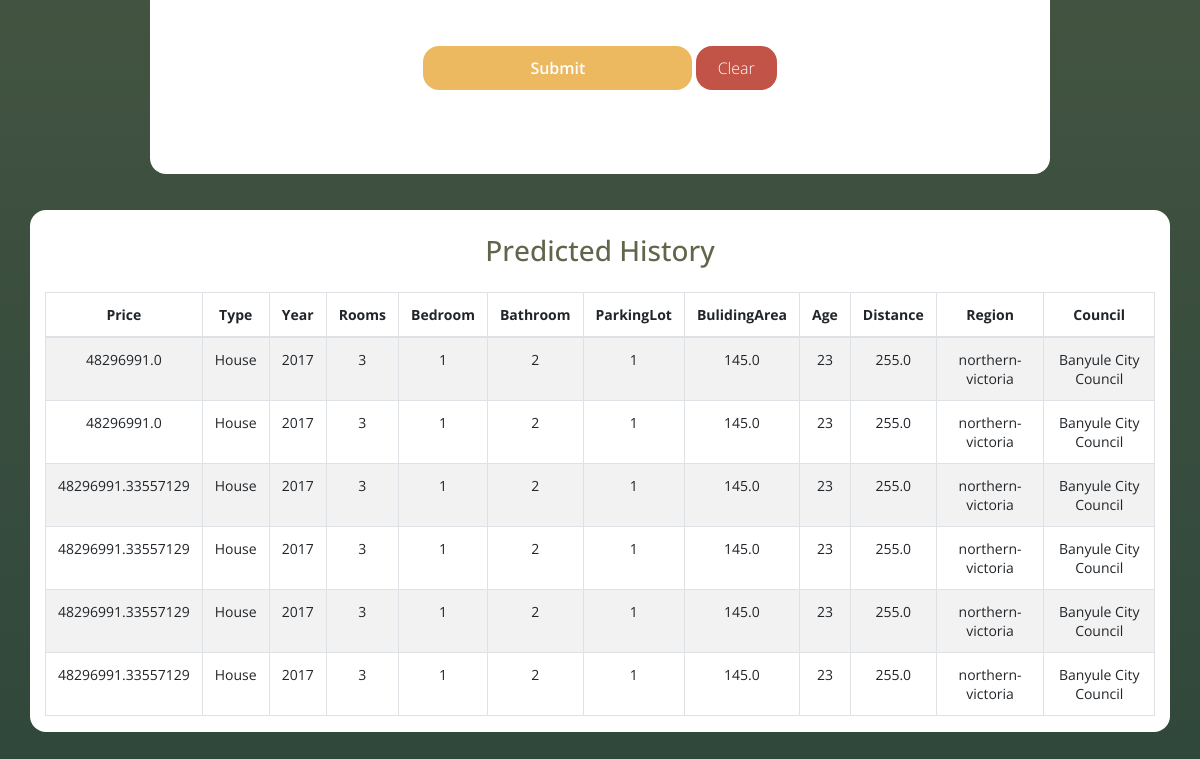
/ (lower part), run on an earlier commit of the app's database.
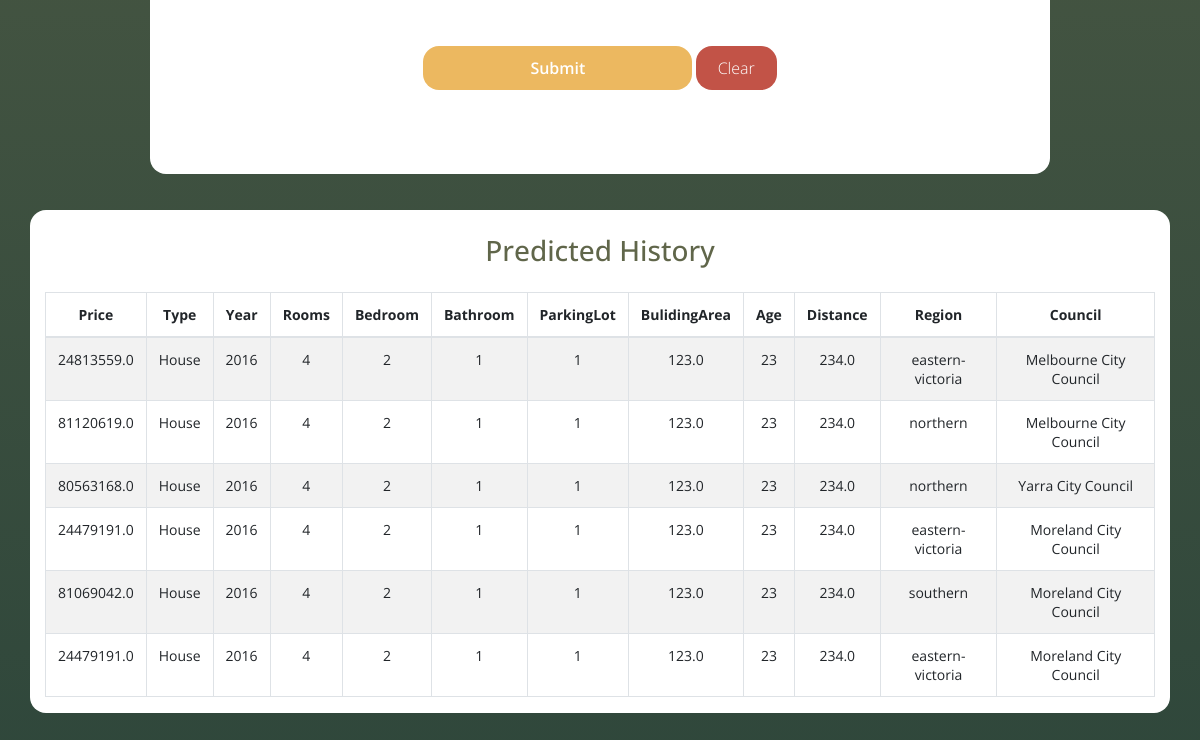
And on a later commit of the database.
### app/Db.py (models this page shows, shortened)
class Data(db.Model) :
    id = db.Column(db.Integer, primary_key=True)
    room = db.Column(db.Integer)
    bedroom = db.Column(db.Integer)
    bathroom = db.Column(db.Integer)
    buildarea = db.Column(db.Float)
    carspots = db.Column(db.Integer)
    type_p = db.Column(db.String(255))
    distance = db.Column(db.Float)
    region = db.Column(db.String(255))
    councilarea = db.Column(db.String(255))
    age = db.Column(db.Integer)
    date = db.Column(db.Integer)
    price_predict = db.Column(db.Float)

### app/view.py (the view)
@app.route("/", methods=["GET"])
def index() :
    query_db = Data.query.order_by(Data.id.desc()).limit(6)
    return render_template("index.html", query = query_db)

### app/templates/index.html (shortened to what this page needs)
<!DOCTYPE html>
<html lang="en">
<head>
  <link rel="stylesheet" href="https://stackpath.bootstrapcdn.com/bootstrap/4.3.1/css/bootstrap.min.css"
>
  <link rel="stylesheet" type="text/css" href="static/css/styleAI.css">
</head>
<body>
  <div class="container contact-form">
    <div class="container">
      <form class="needs-validation" action="/predict" method="POST" novalidate>
          <button type="submit" class="btn btn-primary btnContactSubmit mt-4">Submit</button>
          <button type="reset" value="Reset" class="btn btn-danger btnContact mt-4">Clear</button>
      </form>
    </div>
  </div>
  <div class="container contact-form1">
    <div class="pt-4 pb-3">
      <h3>Predicted History</h3>
    </div>
    <div class="table-responsive">
      <table class="table table-striped table-bordered table-hover">
        <thead>
          <tr>
            <th scope="col">Price</th>
            <th scope="col">Type</th>
            <th scope="col">Year</th>
            <th scope="col">Rooms</th>
            <th scope="col">Bedroom</th>
            <th scope="col">Bathroom</th>
            <th scope="col">ParkingLot</th>
            <th scope="col">BulidingArea</th>
            <th scope="col">Age</th>
            <th scope="col">Distance</th>
            <th scope="col">Region</th>
            <th scope="col">Council</th>
          </tr>
        </thead>
        <tbody>
          {%for q in query%}
          <tr>
            <td>
              {{q.price_predict}}
            </td>
            <td>
              {{q.type_p}}
            </td>
            <td>
              {{q.date}}
            </td>
            <td>
              {{q.room}}
            </td>
            <td>
              {{q.bedroom}}
            </td>
            <td>
              {{q.bathroom}}
            </td>
            <td>
              {{q.carspots}}
            </td>
            <td>
              {{q.buildarea}}
            </td>
            <td>
              {{q.age}}
            </td>
            <td>
              {{q.distance}}
            </td>
            <td>
              {{q.region}}
            </td>
            <td>
              {{q.councilarea}}
            </td>
          </tr>
          {%endfor%}
        </tbody>
      </table>
    </div>
  </div>
</body>
</html>

What changed in the data, as far as the page shows it:
no longer on this page (row unchanged): Data: price_predict "48296991.0", type_p "House", date "2017", room "3", bedroom "1", bathroom "2", carspots "1", buildarea "145.0", age "23", distance "255.0", region "northern-victoria", councilarea "Banyule City Council"
no longer on this page (row unchanged): Data: price_predict "48296991.0", type_p "House", date "2017", room "3", bedroom "1", bathroom "2", carspots "1", buildarea "145.0", age "23", distance "255.0", region "northern-victoria", councilarea "Banyule City Council"
no longer on this page (row unchanged): Data: price_predict "48296991.33557129", type_p "House", date "2017", room "3", bedroom "1", bathroom "2", carspots "1", buildarea "145.0", age "23", distance "255.0", region "northern-victoria", councilarea "Banyule City Council"
no longer on this page (row unchanged): Data: price_predict "48296991.33557129", type_p "House", date "2017", room "3", bedroom "1", bathroom "2", carspots "1", buildarea "145.0", age "23", distance "255.0", region "northern-victoria", councilarea "Banyule City Council"
no longer on this page (row unchanged): Data: price_predict "48296991.33557129", type_p "House", date "2017", room "3", bedroom "1", bathroom "2", carspots "1", buildarea "145.0", age "23", distance "255.0", region "northern-victoria", councilarea "Banyule City Council"
no longer on this page (row unchanged): Data: price_predict "48296991.33557129", type_p "House", date "2017", room "3", bedroom "1", bathroom "2", carspots "1", buildarea "145.0", age "23", distance "255.0", region "northern-victoria", councilarea "Banyule City Council"
added Data: price_predict "24813559.0", type_p "House", date "2016", room "4", bedroom "2", bathroom "1", carspots "1", buildarea "123.0", age "23", distance "234.0", region "eastern-victoria", councilarea "Melbourne City Council"
added Data: price_predict "81120619.0", type_p "House", date "2016", room "4", bedroom "2", bathroom "1", carspots "1", buildarea "123.0", age "23", distance "234.0", region "northern", councilarea "Melbourne City Council"
added Data: price_predict "80563168.0", type_p "House", date "2016", room "4", bedroom "2", bathroom "1", carspots "1", buildarea "123.0", age "23", distance "234.0", region "northern", councilarea "Yarra City Council"
added Data: price_predict "24479191.0", type_p "House", date "2016", room "4", bedroom "2", bathroom "1", carspots "1", buildarea "123.0", age "23", distance "234.0", region "eastern-victoria", councilarea "Moreland City Council"
added Data: price_predict "81069042.0", type_p "House", date "2016", room "4", bedroom "2", bathroom "1", carspots "1", buildarea "123.0", age "23", distance "234.0", region "southern", councilarea "Moreland City Council"
added Data: price_predict "24479191.0", type_p "House", date "2016", room "4", bedroom "2", bathroom "1", carspots "1", buildarea "123.0", age "23", distance "234.0", region "eastern-victoria", councilarea "Moreland City Council"
